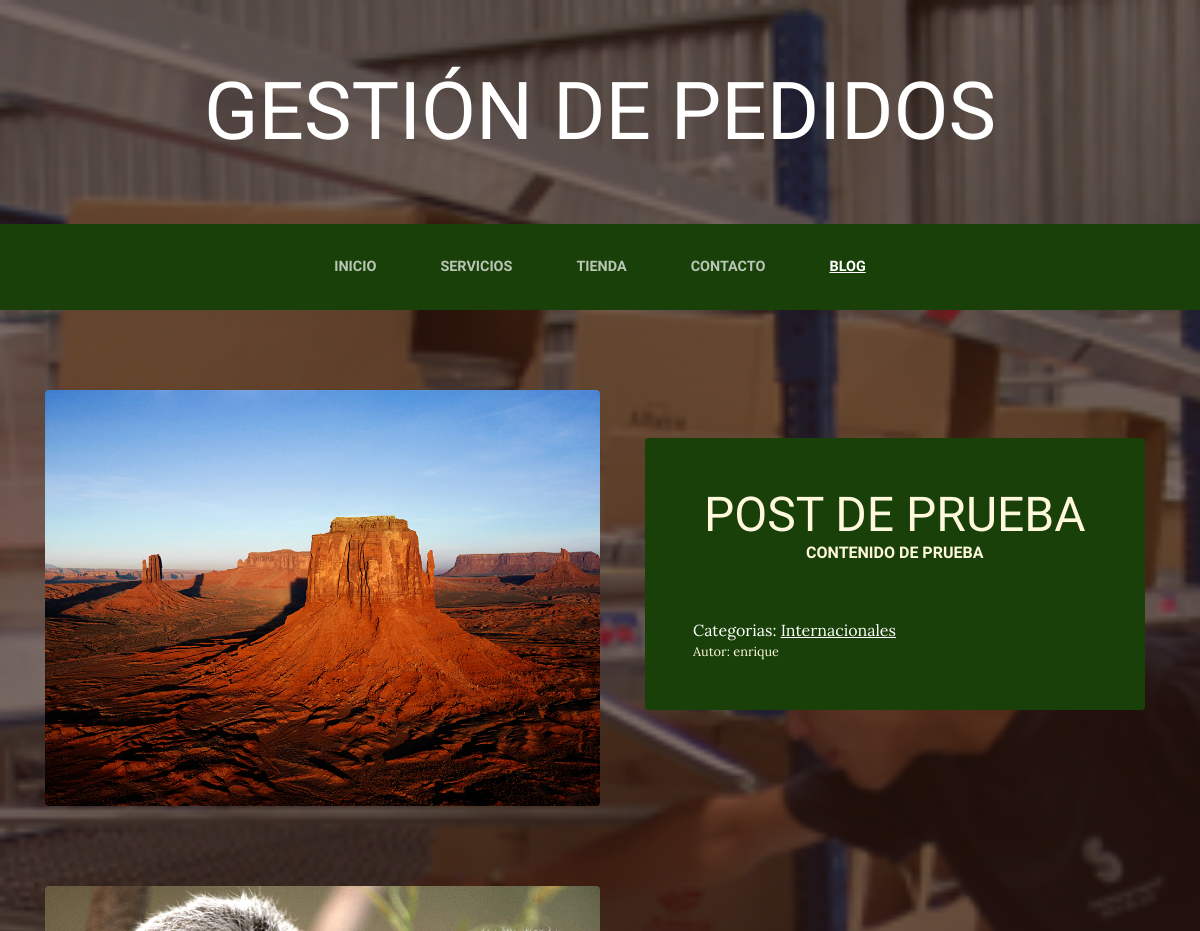
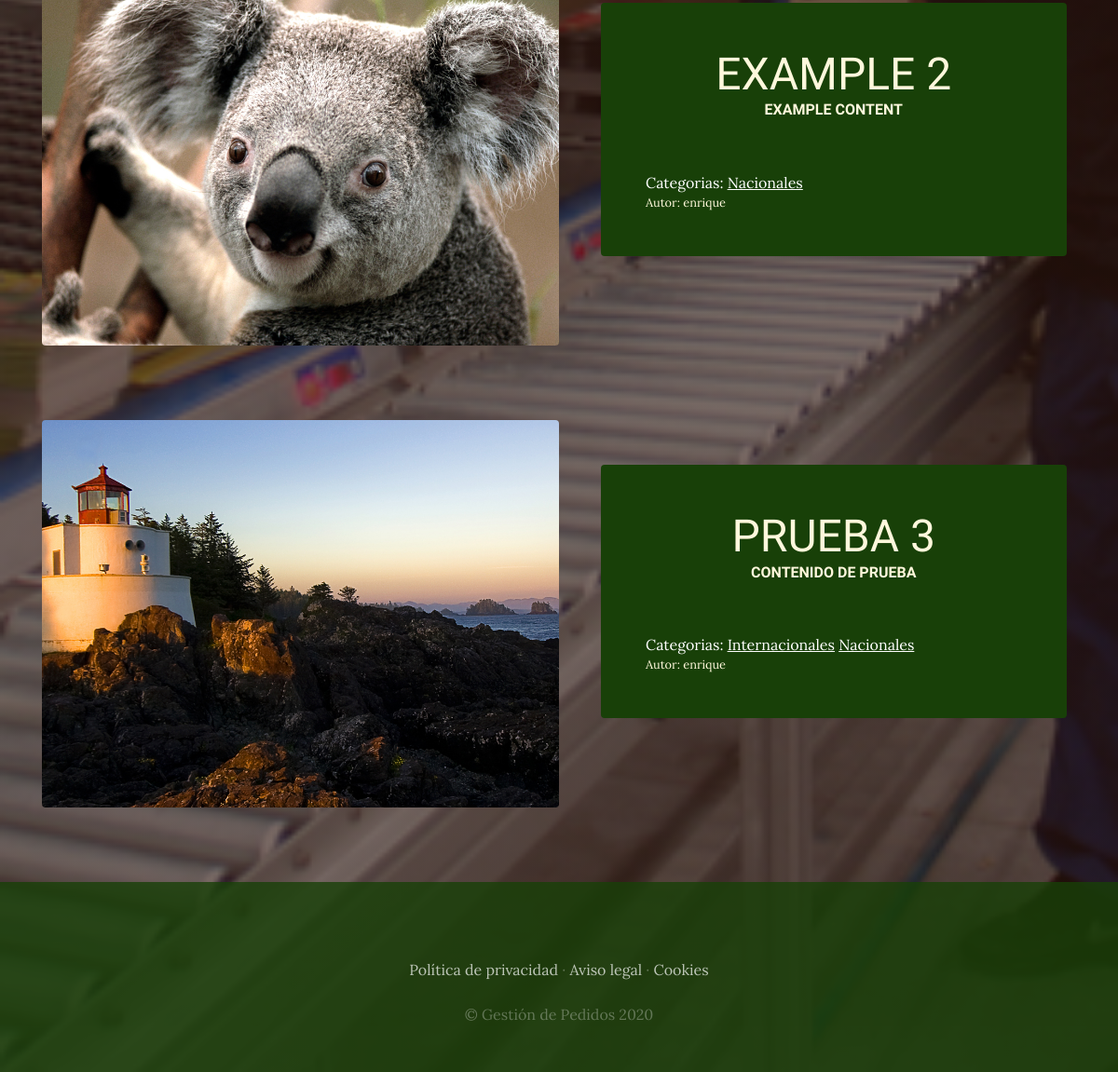
Screenshot of /blog/ with the database file from the repository (2 pictures, top to bottom).
### Blog/models.py (models this page shows, shortened)
class Post(models.Model):
	title = models.CharField(max_length=50)
	content = models.CharField(max_length=50)
	image = models.ImageField(upload_to="blog", null=True, blank=True)
	user = models.ForeignKey(User,on_delete=models.CASCADE)
	categories = models.ManyToManyField(Category)
	created = models.DateTimeField(auto_now_add=True)
	updated	= models.DateTimeField(auto_now_add=True)
	class Meta:
		verbose_name='post'
		verbose_name_plural='posts'

class Category(models.Model):
	name = models.CharField(max_length=50)
	created = models.DateTimeField(auto_now_add=True)
	updated	= models.DateTimeField(auto_now_add=True)
	class Meta:
		verbose_name='category'
		verbose_name_plural='categories'

### Blog/views.py (the view)
# urls.py: path('', views.blog, name="Blog"),
def blog(request):
	posts = Post.objects.all()
	return render(request, "blog/blog.html",{
		"posts": posts
	})

### Blog/templates/blog/blog.html
{% extends "ProyectoWebApp/base.html" %}
	{% load static %}
	{% block content %}
		{% for post in posts %}
			<section class="page-section clearfix">
			    <div class="container">
			    	<div class="intro">
			    		<img class="intro-img img-fluid mb-3 mb-lg-0 rounded" src="{{post.image.url}}" alt="" style="width: 50%;">
			    		<div class="intro-text left-0 text-center bg-faded p-5 rounded">
			    			<h2 class="section-heading mb-4" >
			    				<span class="section-heading-lower">{{post.title}}</span>
			    				<span class="section-heading-upper">{{post.content}}</span>
			    			</h2>
			    			<div style="width: 75%; margin: inherit; text-align: left; color: white;">
			        		Categorias:
			        		{% for category in post.categories.all%}
			        			<a href="{% url 'Category' category.id %}" class="linkCategory" title="">{{category.name}}</a>
			        		{% endfor %}
			        	</div>
			        	<div style="text-align: left; font-size: 0.8em">
			        		Autor: {{post.user}}
			        	</div>
			        </div>
			    </div>
			</section>
		{% endfor %}
	{% endblock %}

### ProyectoWebApp/templates/ProyectoWebApp/base.html (shortened to what this page needs)
<html>
<head>
	{% load static %}
    <link href="{% static 'ProyectoWebApp/vendor/bootstrap/css/bootstrap.min.css' %}" rel="stylesheet">
    <link href="{% static 'ProyectoWebApp/css/gestion.css' %}" rel="stylesheet">
</head>
<body>
    <h1 class="site-heading text-center text-white d-none d-lg-block">
        <span class="site-heading-lower">Gestión de Pedidos</span>
      </h1>
 <nav class="navbar navbar-expand-lg navbar-dark py-lg-4" id="mainNav">
    <div class="container">
      <div class="collapse navbar-collapse" id="navbarResponsive">
        <ul class="navbar-nav mx-auto">
          <li class="nav-item {% if request.path == '/' %} active {% endif %} px-lg-4">
            <a class="nav-link text-uppercase text-expanded" href="{% url 'Home' %}">Inicio</a>
          </li>
          <li class="nav-item {% if request.path == '/services/' %} active {% endif %} px-lg-4">
            <a class="nav-link text-uppercase text-expanded" href="{% url 'Services' %}">Servicios</a>
          </li>
          <li class="nav-item {% if request.path == '/shop/' %} active {% endif %} px-lg-4">
            <a class="nav-link text-uppercase text-expanded" href="{% url 'Shop' %}">Tienda</a>
          </li>
          <li class="nav-item {% if request.path == '/contact/' %} active {% endif %} px-lg-4">
            <a class="nav-link text-uppercase text-expanded" href="{% url 'Contact' %}">Contacto</a>
          </li>
          <li class="nav-item {% if request.path|slice:':6' == '/blog/' %} active {% endif %} px-lg-4">
            <a class="nav-link text-uppercase text-expanded" href="{% url 'Blog' %}">Blog</a>
          </li>
        </ul>
      </div>
    </div>
  </nav>
   {% block content %}
   {% endblock %}
    <footer class="footer text-faded text-center py-5">
      <div class="container">
        <p class="m-0 mbt">
        	<a href="sample.html" class="link">Política de privacidad</a> ·
        	<a href="sample.html" class="link">Aviso legal</a> ·
        	<a href="sample.html" class="link">Cookies</a>
		</p>
        <p class="m-0 mbt1">&copy; Gestión de Pedidos 2020</p>
      </div>
	</footer>
</body>
</html>

### ProyectoWebApp/static/ProyectoWebApp/css/gestion.css (style rules this page uses)
body { font-family: 'Lora'; background: linear-gradient(rgba(47, 23, 15, 0.65), rgba(47, 23, 15, 0.65)), url("../img/bg_main.jpg"); background-attachment: fixed; background-position: center; background-size: cover; }
h1, h2, h3, h4, h5, h6 { font-family: 'Raleway'; }
p { line-height: 1.75; }
.text-faded { color: rgba(255, 255, 255, 0.3); }
.site-heading { margin-top: 5rem; margin-bottom: 5rem; text-transform: uppercase; line-height: 1; font-family: 'Raleway'; }
.site-heading .site-heading-lower { font-size: 5rem; font-weight: 100; line-height: 4rem; }
.page-section { margin-top: 5rem; margin-bottom: 5rem; }
.section-heading { text-transform: uppercase; }
.section-heading .section-heading-upper { display: block; font-size: 1rem; font-weight: 800; padding-bottom:.5rem; }
.section-heading .section-heading-lower { display: block; font-size: 3rem; font-weight: 100; }
.bg-faded { background-color: rgba(255, 255, 255, 0.85); }
#mainNav { background-color: rgba(24, 64, 8); font-family: 'Raleway'; }
#mainNav .navbar-nav .nav-item .nav-link { color: rgba(255, 255, 255, 0.7); font-weight: 800; }
#mainNav .navbar-nav .nav-item.active .nav-link { color: #ffffff; text-decoration: underline; }
@media (min-width: 992px) { #mainNav .navbar-nav .nav-item .nav-link { font-size: 0.9rem; } }
.intro { position: relative; }
@media (min-width: 992px) { .intro .intro-img { width: 75%; float: left; } }
@media (min-width: 992px) { .intro .intro-text { left: 600; width: 60%; margin-top: 3rem; background-color: rgba(24, 64, 8); color: cornsilk; position: absolute; } }
@media (min-width: 1200px) { .intro .intro-text { width: 45%; } }
.footer { background-color: rgba(24, 64, 8, 0.8); }
.mbt { padding-top: 2rem; }
.mbt1 { padding-top: 1.25rem; }
a.link { color: rgba(255, 255, 255, 0.7); }
.linkCategory { color: white !important; text-decoration: underline; }

### rows the page displays
Post: image (picture), title "POST DE PRUEBA", content "CONTENIDO DE PRUEBA", user "enrique"
Category: name "Internacionales"
Post: image (picture), title "EXAMPLE 2", content "EXAMPLE CONTENT", user "enrique"
Category: name "Nacionales"
Post: image (picture), title "PRUEBA 3", content "CONTENIDO DE PRUEBA", user "enrique"
